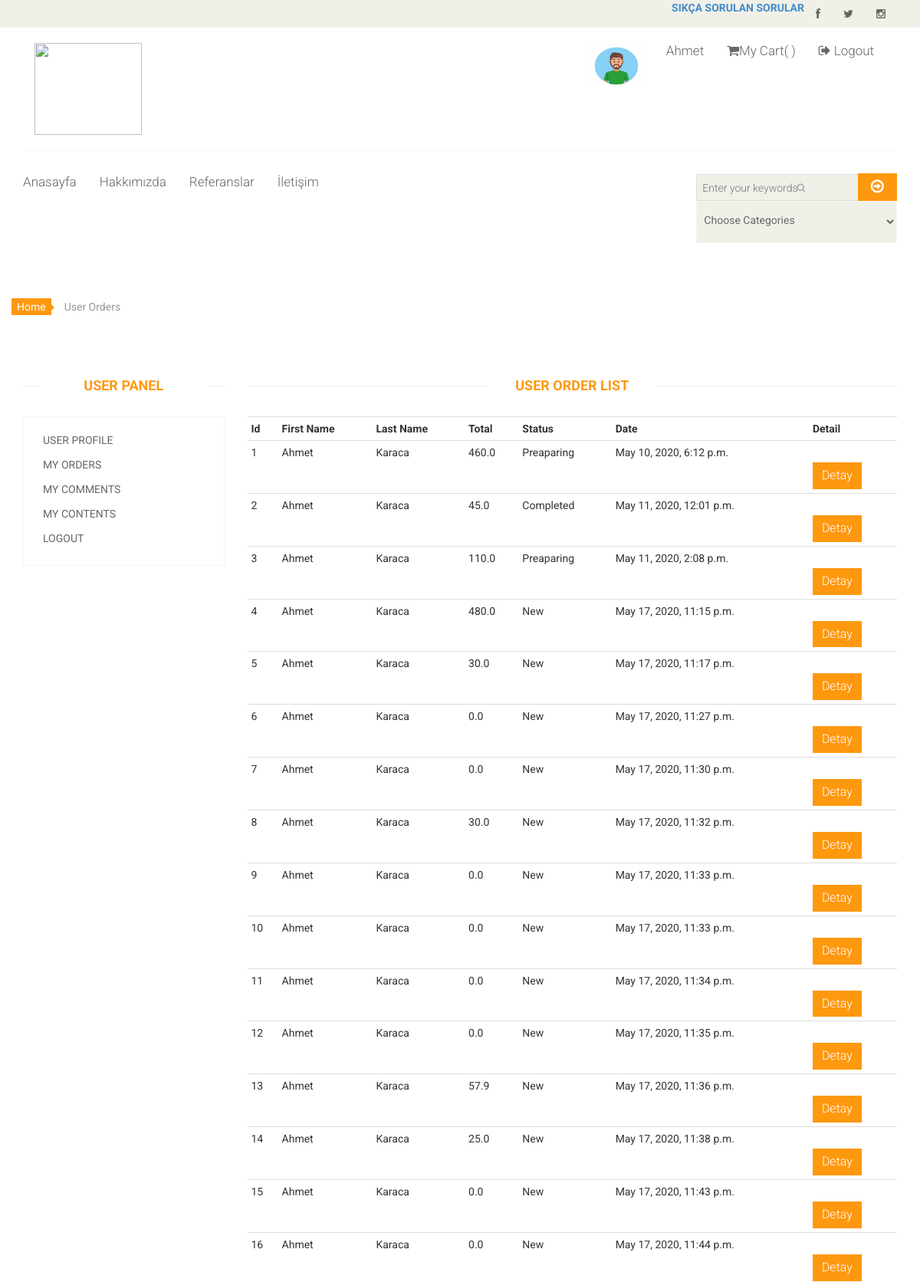
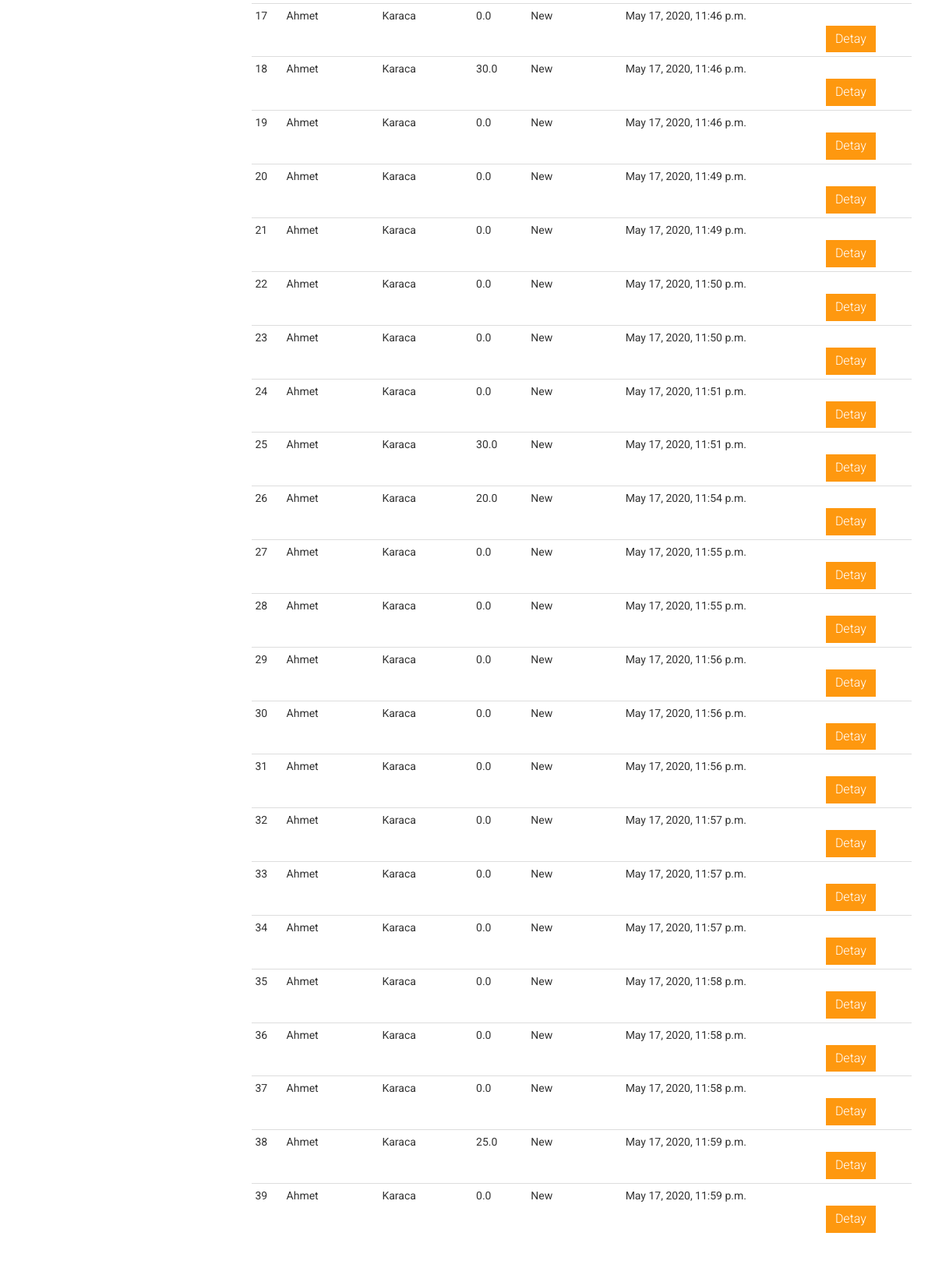
Screenshot of /user/orders/ (signed in, upper part) with the database file from the repository (2 pictures, top to bottom).
### home/models.py (models this page shows, shortened)
class UserProfile(models.Model):
    user = models.OneToOneField(User, on_delete=models.CASCADE)
    phone = models.CharField(blank=True, max_length=20)
    address = models.CharField(blank=True, max_length=150)
    city = models.CharField(blank=True, max_length=20)
    country = models.CharField(blank=True, max_length=20)
    image = models.ImageField(blank=True, upload_to='images/users/')
    def image_tag(self):
        return mark_safe('<img src="{}" height="50"/>'.format(self.image.url))
    image_tag.short_description = 'Image'

### order/models.py (models this page shows, shortened)
class Order(models.Model):
    STATUS = (
        ('New', 'Yeni'),
        ('Accepted', 'Accepted'),
        ('Preaparing', 'Preaparing'),
        ('Completed', 'Completed'),
        ('Canceled', 'Canceled'),
    )
    user = models.ForeignKey(User, on_delete=models.SET_NULL, null=True)
    code = models.CharField(max_length=5, editable=False)
    first_name = models.CharField(max_length=10)
    last_name = models.CharField(max_length=10)
    phone = models.CharField(blank=True, max_length=20)
    address = models.CharField(blank=True, max_length=150)
    city = models.CharField(blank=True, max_length=20)
    country = models.CharField(blank=True, max_length=20)
    total = models.FloatField()
    status = models.CharField(choices=STATUS, max_length=10, default='New')
    ip = models.CharField(blank=True, max_length=20)
    adminnote = models.CharField(blank=True, max_length=100)
    create_at = models.DateTimeField(auto_now_add=True)
    update_at = models.DateTimeField(auto_now=True)

### user/views.py (the view)
# urls.py: path('orders/', views.orders, name='orders'),
@login_required(login_url='/login')
def orders(request):
    category = Category.objects.all()
    current_user = request.user
    orders = Order.objects.filter(user_id=current_user.id)
    context = {
        'category': category,
        'orders': orders,
    }
    return render(request, 'user_orders.html', context)

### user/templates/user_orders.html (shortened to what this page needs)
{% extends "homebase.html" %}
{% block content %}
    <div id="contact-page" class="container">
        <div class="bg">
            <div class="row">
                <div class="breadcrumbs">
                    <ol class="breadcrumb">
                        <li><a href="/">Home</a></li>
                        <li class="active">User Orders</li>
                    </ol>
                </div>
                <div class="col-sm-3">
                    <div class="contact-form">
                        <h2 class="title text-center">User Panel</h2>
                        {% include "user_panel.html" %}
                    </div><br>
                </div>
                <div class="col-sm-9">
                    <h2 class="title text-center"> User Order List</h2>
                    <table class="table table-condensed">
                        <tr class="cart_menu">
                            <th class="text-left">Id</th>
                            <th class="text-left">First Name</th>
                            <th class="text-left">Last Name</th>
                            <th class="text-left">Total</th>
                            <th class="text-left">Status</th>
                            <th class="text-left">Date</th>
                            <th class="text-left">Detail</th>
                        </tr>
                        {% for rs in orders %}
                            <tr>
                                <td class="text-left">{{rs.id}}</td>
                                <td class="text-left">{{rs.first_name}}</td>
                                <td class="text-left">{{rs.last_name}}</td>
                                <td class="text-left">{{rs.total}}</td>
                                <td class="text-left">{{rs.status}}</td>
                                <td class="text-left">{{rs.create_at}}</td>
                                <td class="text-left"><a href="/user/orderdetail/{{ rs.id }}" type="submit" class="btn btn-default get">Detay</a></td>
                            </tr>
                        {% endfor %}
                    </table>
                    <br>
                    <br>
                </div>
            </div>
        </div>
    </div>
{% endblock %}

### home/templates/header.html (shortened to what this page needs)
{% load static %}
<header id="header">
    <div class="header_top">
        <div class="container">
            <div class="row">
                <div class="col-sm-6">
                    <div class="contactinfo">
                        <br>
                    </div>
                </div>
                <div class="col-sm-6">
                    <div class="social-icons pull-right">
                        <ul class="nav navbar-nav">
                            <li><a href="{{ setting.facebook }}"><i class="fa fa-facebook"></i></a></li>
                            <li><a href="{{ setting.twitter }}"><i class="fa fa-twitter"></i></a></li>
                            <li><a href="{{ setting.instagram }}"><i class="fa fa-instagram"></i></a></li>
                        </ul>
                    </div>
                    <div class="search_box pull-right">
                        <ul class="nav navbar-nav">
                            <li><b><a class="text-center" href="/sss">SIKÇA SORULAN SORULAR</a></b></li>
                        </ul>
                    </div>
                </div>
            </div>
        </div>
    </div>
    <div class="header-middle">
        <div class="container">
            <div class="row">
                <div class="col-md-4 clearfix">
                    <div class="logo pull-left">
                        <a href="/"> <img style="height: 120px; width: 140px;" src="{% static '' %}img/ymk.png"></a>
                    </div>
                </div>
                <div class="col-md-8 clearfix">
                    <div class="mainmenu pull-right">
                        <ul class="nav navbar-nav">
                            {% if user.id is not None %}
                                <li>
                                    <img class="media-object" src="{{user.userprofile.image.url}}" style="width: 70px" height="60px" alt="">
                                </li>
                                <li class="dropdown"><a href="#">{{ user.first_name }}</a>
                                </li>
                                <li><a href="/shopcart/"><i class="fa fa-shopping-cart"></i>My Cart( {{ request.session.cart_items }} )
                                </a></li>
                                <li><a href="/logout/"><i class="fa fa-sign-out"></i> Logout</a></li>
                            {% else %}
                                <li><a href="/login/"><i class="fa fa-lock"></i> Login</a></li>
                                <li><a href="/signup/"><i class="fa fa-heart"></i> Sign Up</a></li>
                            {% endif %}
                        </ul>
                    </div>
                </div>
            </div>
        </div>
    </div>
    <div class="header-bottom">
        <div class="container">
            <div class="row">
                <div class="col-sm-6">
                    <div class="mainmenu pull-left">
                        <ul class="nav navbar-nav collapse navbar-collapse">
                            <li><a href="/">Anasayfa</a></li>
                            <li><a href="/hakkimizda">Hakkımızda</a></li>
                            <li><a href="/referanslar">Referanslar</a></li>
                            <li><a href="/iletisim">İletişim</a></li>
                        </ul>
                    </div>
                </div>
                <div class="col-sm-6">
                    <div class="search_box pull-right">
                        <form action="/search/" class="searchform" method="post">
                            <input id="query" name="query" class="input search-input" type="text" placeholder="Enter your keywords">
                            <button type="submit" class="btn btn-default"><i class="fa fa-arrow-circle-o-right"></i></button>
                            <br>
                            <select name="catid" class="input category-products">
                                <option value="0">Choose Categories</option>
                                {% load mptt_tags %}
                            </select>
                        </form>
                    </div>
                </div>
            </div>
        </div>
    </div>
</header>

### home/static/css/main.css (style rules this page uses)
body { font-family: 'Roboto', sans-serif; position: relative; font-weight: 400px; }
ul li { list-style: none; }
a { -webkit-transition: 300ms; transition: 300ms; }
h1, h2, h3, h4, h5, h6 { font-family: 'Roboto', sans-serif; }
.header_top { background: none repeat scroll 0 0 #F0F0E9; }
.social-icons ul li a { border: 0 none; border-radius: 0; color: #696763; padding: 0px; }
.social-icons ul li { display: inline-block; }
.social-icons ul li a i { padding: 11px 15px; transition: all 0.9s ease 0s; -moz-transition: all 0.9s ease 0s; -webkit-transition: all 0.9s ease 0s; -o-transition: all 0.9s ease 0s; }
.header-middle .container .row { border-bottom: 1px solid #f5f5f5; margin-left: 0; margin-right: 0; padding-bottom: 20px; padding-top: 20px; }
.header-bottom { padding-bottom: 30px; padding-top: 30px; }
.navbar-collapse.collapse { padding-left: 0; }
.mainmenu ul li { padding-right: 15px; padding-left: 15px; }
.mainmenu ul li:first-child { padding-left: 0px; }
.mainmenu ul li a { color: #696763; font-family: 'Roboto', sans-serif; font-size: 17px; font-weight: 300; padding: 0; padding-bottom: 10px; }
.search_box input { background: #F0F0E9; border: medium none; color: #B2B2B2; font-family: 'roboto'; font-size: 12px; font-weight: 300; height: 35px; outline: medium none; padding-left: 10px; width: 155px; background-image: url(../images/home/searchicon.png); background-repeat: no-repeat; background-position: 130px; }
.searchform input { border: 1px solid #DDDDDD; color: #CCCCC6; font-family: 'Roboto', sans-serif; font-size: 14px; margin-top: 0; outline: medium none; padding: 7px; width: 212px; }
.searchform button { background: #FE980F; border: medium none; border-radius: 0; margin-left: -5px; margin-top: -3px; padding: 7px 17px; }
.searchform button i { color: #FFFFFF; font-size: 20px; }
.get { background: #FE980F; border: 0 none; border-radius: 0; color: #FFFFFF; font-family: 'Roboto', sans-serif; font-size: 16px; font-weight: 300; margin-top: 23px; }
.category-products { border: 1px solid #F7F7F0; margin-bottom: 35px; padding-bottom: 20px; padding-top: 15px; }
.left-sidebar h2:after, h2.title:after { content: " "; position: absolute; border: 1px solid #f5f5f5; bottom: 8px; left: 0; width: 100%; height: 0; z-index: -2; }
h2.title:before { content: " "; position: absolute; background: #fff; bottom: -6px; width: 220px; height: 30px; z-index: -1; left: 50%; margin-left: -110px; }
h2.title { color: #FE980F; font-family: 'Roboto', sans-serif; font-size: 18px; font-weight: 700; margin: 0 15px; text-transform: uppercase; margin-bottom: 30px; position: relative; }
.breadcrumbs { position: relative; }
.breadcrumbs .breadcrumb { background: transparent; margin-bottom: 75px; padding-left: 0; }
.breadcrumbs .breadcrumb li a { background: #FE980F; color: #FFFFFF; padding: 3px 7px; }
.breadcrumbs .breadcrumb li a:after { content: ""; height: auto; width: auto; border-width: 8px; border-style: solid; border-color: transparent transparent transparent #FE980F; position: absolute; top: 11px; left: 48px; }
.breadcrumbs .breadcrumb>li+li:before { content: " "; }
.bg h2.title { margin-right: 0; margin-left: 0; margin-top: 0; }
.user_info input, select, textarea { background: #F0F0E9; border: 0; color: #696763; padding: 5px; width: 100%; border-radius: 0; resize: none }

### rows the page displays
Order: id "1", first_name "Ahmet", last_name "Karaca", total "460.0", status "Preaparing", create_at "May 10, 2020, 6:12 p.m."
Order: id "2", first_name "Ahmet", last_name "Karaca", total "45.0", status "Completed", create_at "May 11, 2020, 12:01 p.m."
Order: id "3", first_name "Ahmet", last_name "Karaca", total "110.0", status "Preaparing", create_at "May 11, 2020, 2:08 p.m."
Order: id "4", first_name "Ahmet", last_name "Karaca", total "480.0", status "New", create_at "May 17, 2020, 11:15 p.m."
Order: id "5", first_name "Ahmet", last_name "Karaca", total "30.0", status "New", create_at "May 17, 2020, 11:17 p.m."
Order: id "6", first_name "Ahmet", last_name "Karaca", total "0.0", status "New", create_at "May 17, 2020, 11:27 p.m."
Order: id "7", first_name "Ahmet", last_name "Karaca", total "0.0", status "New", create_at "May 17, 2020, 11:30 p.m."
Order: id "8", first_name "Ahmet", last_name "Karaca", total "30.0", status "New", create_at "May 17, 2020, 11:32 p.m."
Order: id "9", first_name "Ahmet", last_name "Karaca", total "0.0", status "New", create_at "May 17, 2020, 11:33 p.m."
Order: id "10", first_name "Ahmet", last_name "Karaca", total "0.0", status "New", create_at "May 17, 2020, 11:33 p.m."
Order: id "11", first_name "Ahmet", last_name "Karaca", total "0.0", status "New", create_at "May 17, 2020, 11:34 p.m."
Order: id "12", first_name "Ahmet", last_name "Karaca", total "0.0", status "New", create_at "May 17, 2020, 11:35 p.m."
Order: id "13", first_name "Ahmet", last_name "Karaca", total "57.9", status "New", create_at "May 17, 2020, 11:36 p.m."
Order: id "14", first_name "Ahmet", last_name "Karaca", total "25.0", status "New", create_at "May 17, 2020, 11:38 p.m."
Order: id "15", first_name "Ahmet", last_name "Karaca", total "0.0", status "New", create_at "May 17, 2020, 11:43 p.m."
Order: id "16", first_name "Ahmet", last_name "Karaca", total "0.0", status "New", create_at "May 17, 2020, 11:44 p.m."
Order: id "17", first_name "Ahmet", last_name "Karaca", total "0.0", status "New", create_at "May 17, 2020, 11:46 p.m."
Order: id "18", first_name "Ahmet", last_name "Karaca", total "30.0", status "New", create_at "May 17, 2020, 11:46 p.m."
Order: id "19", first_name "Ahmet", last_name "Karaca", total "0.0", status "New", create_at "May 17, 2020, 11:46 p.m."
Order: id "20", first_name "Ahmet", last_name "Karaca", total "0.0", status "New", create_at "May 17, 2020, 11:49 p.m."
Order: id "21", first_name "Ahmet", last_name "Karaca", total "0.0", status "New", create_at "May 17, 2020, 11:49 p.m."
Order: id "22", first_name "Ahmet", last_name "Karaca", total "0.0", status "New", create_at "May 17, 2020, 11:50 p.m."
Order: id "23", first_name "Ahmet", last_name "Karaca", total "0.0", status "New", create_at "May 17, 2020, 11:50 p.m."
Order: id "24", first_name "Ahmet", last_name "Karaca", total "0.0", status "New", create_at "May 17, 2020, 11:51 p.m."
Order: id "25", first_name "Ahmet", last_name "Karaca", total "30.0", status "New", create_at "May 17, 2020, 11:51 p.m."
Order: id "26", first_name "Ahmet", last_name "Karaca", total "20.0", status "New", create_at "May 17, 2020, 11:54 p.m."
Order: id "27", first_name "Ahmet", last_name "Karaca", total "0.0", status "New", create_at "May 17, 2020, 11:55 p.m."
Order: id "28", first_name "Ahmet", last_name "Karaca", total "0.0", status "New", create_at "May 17, 2020, 11:55 p.m."
Order: id "29", first_name "Ahmet", last_name "Karaca", total "0.0", status "New", create_at "May 17, 2020, 11:56 p.m."
Order: id "30", first_name "Ahmet", last_name "Karaca", total "0.0", status "New", create_at "May 17, 2020, 11:56 p.m."
Order: id "31", first_name "Ahmet", last_name "Karaca", total "0.0", status "New", create_at "May 17, 2020, 11:56 p.m."
Order: id "32", first_name "Ahmet", last_name "Karaca", total "0.0", status "New", create_at "May 17, 2020, 11:57 p.m."
Order: id "33", first_name "Ahmet", last_name "Karaca", total "0.0", status "New", create_at "May 17, 2020, 11:57 p.m."
Order: id "34", first_name "Ahmet", last_name "Karaca", total "0.0", status "New", create_at "May 17, 2020, 11:57 p.m."
Order: id "35", first_name "Ahmet", last_name "Karaca", total "0.0", status "New", create_at "May 17, 2020, 11:58 p.m."
Order: id "36", first_name "Ahmet", last_name "Karaca", total "0.0", status "New", create_at "May 17, 2020, 11:58 p.m."
Order: id "37", first_name "Ahmet", last_name "Karaca", total "0.0", status "New", create_at "May 17, 2020, 11:58 p.m."
Order: id "38", first_name "Ahmet", last_name "Karaca", total "25.0", status "New", create_at "May 17, 2020, 11:59 p.m."
Order: id "39", first_name "Ahmet", last_name "Karaca", total "0.0", status "New", create_at "May 17, 2020, 11:59 p.m."

### other values shown
{{ user.first_name }} "Ahmet"
